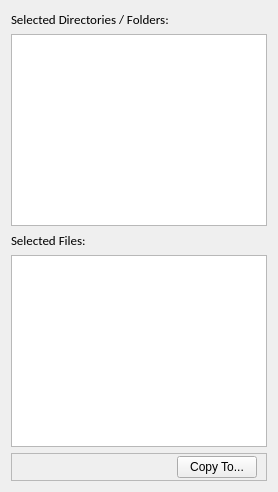
             <widget class="QWidget" name="page05_02">
              <layout class="QGridLayout" name="gridLayout_80">
               <item row="3" column="0">
                <widget class="QListWidget" name="listWidget_selectedFiles05">
                 <property name="editTriggers">
                  <set>QAbstractItemView::CurrentChanged|QAbstractItemView::DoubleClicked|QAbstractItemView::EditKeyPressed|QAbstractItemView::SelectedClicked</set>
                 </property>
                 <property name="selectionMode">
                  <enum>QAbstractItemView::MultiSelection</enum>
                 </property>
                </widget>
               </item>
               <item row="1" column="0">
                <widget class="QListWidget" name="listWidget_selectedDirs05">
                 <property name="sizePolicy">
                  <sizepolicy hsizetype="Expanding" vsizetype="Expanding">
                   <horstretch>0</horstretch>
                   <verstretch>0</verstretch>
                  </sizepolicy>
                 </property>
                 <property name="editTriggers">
                  <set>QAbstractItemView::CurrentChanged|QAbstractItemView::DoubleClicked|QAbstractItemView::EditKeyPressed|QAbstractItemView::SelectedClicked</set>
                 </property>
                 <property name="selectionMode">
                  <enum>QAbstractItemView::MultiSelection</enum>
                 </property>
                 <property name="selectionBehavior">
                  <enum>QAbstractItemView::SelectItems</enum>
                 </property>
                </widget>
               </item>
               <item row="0" column="0">
                <widget class="QLabel" name="label_selectedDirs05">
                 <property name="font">
                  <font>
                   <family>Calibri</family>
                   <pointsize>10</pointsize>
                  </font>
                 </property>
                 <property name="text">
                  <string>&lt;html&gt;&lt;head/&gt;&lt;body&gt;&lt;p&gt;Selected Directories / Folders:&lt;/p&gt;&lt;/body&gt;&lt;/html&gt;</string>
                 </property>
                </widget>
               </item>
               <item row="4" column="0">
                <widget class="QFrame" name="frame05_03">
                 <property name="sizePolicy">
                  <sizepolicy hsizetype="Preferred" vsizetype="Preferred">
                   <horstretch>0</horstretch>
                   <verstretch>0</verstretch>
                  </sizepolicy>
                 </property>
                 <property name="frameShape">
                  <enum>QFrame::StyledPanel</enum>
                 </property>
                 <property name="frameShadow">
                  <enum>QFrame::Raised</enum>
                 </property>
                 <layout class="QHBoxLayout" name="horizontalLayout_30">
                  <property name="topMargin">
                   <number>2</number>
                  </property>
                  <property name="bottomMargin">
                   <number>2</number>
                  </property>
                  <item>
                   <spacer name="horizontalSpacer05_02">
                    <property name="orientation">
                     <enum>Qt::Horizontal</enum>
                    </property>
                    <property name="sizeHint" stdset="0">
                     <size>
                      <width>40</width>
                      <height>20</height>
                     </size>
                    </property>
                   </spacer>
                  </item>
                  <item>
                   <widget class="QPushButton" name="pushButton_copy_compare05_02">
                    <property name="text">
                     <string>Copy To...</string>
                    </property>
                   </widget>
                  </item>
                 </layout>
                </widget>
               </item>
               <item row="2" column="0">
                <widget class="QLabel" name="label_selectedFiles05">
                 <property name="font">
                  <font>
                   <family>Calibri</family>
                   <pointsize>10</pointsize>
                  </font>
                 </property>
                 <property name="text">
                  <string>&lt;html&gt;&lt;head/&gt;&lt;body&gt;&lt;p&gt;Selected Files:&lt;/p&gt;&lt;/body&gt;&lt;/html&gt;</string>
                 </property>
                </widget>
               </item>
              </layout>
             </widget>
